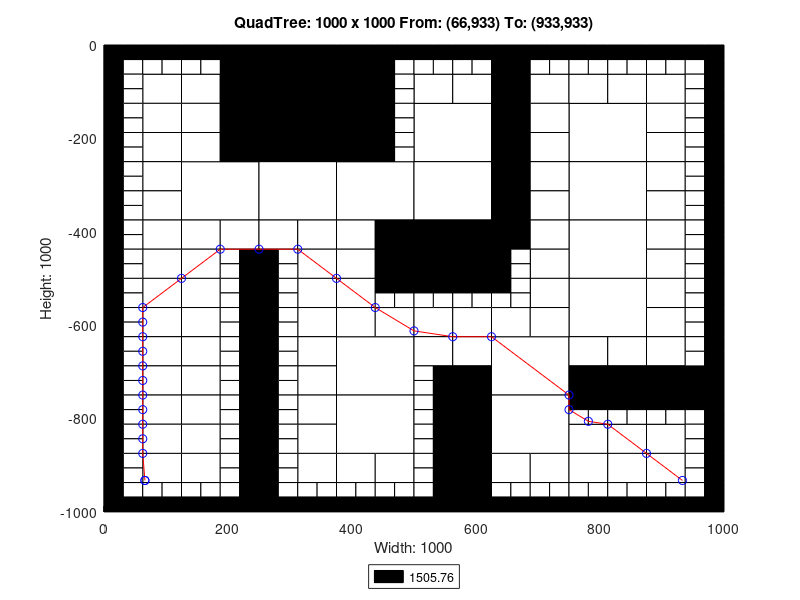

Here is the MATLAB script that generated this plot:
axis([0 1000 -1000 0]);
title('QuadTree: 1000 x 1000 From: (66,933) To: (933,933)');
xlabel('Width: 1000');
ylabel('Height: 1000');
rectangle('Position',[250 -125 125 125], 'FaceColor',[0 0 0]);
rectangle('Position',[250 -250 125 125], 'FaceColor',[0 0 0]);
rectangle('Position',[125 -375 125 125], 'FaceColor',[1 1 1]);
rectangle('Position',[250 -375 125 125], 'FaceColor',[1 1 1]);
rectangle('Position',[375 -375 125 125], 'FaceColor',[1 1 1]);
rectangle('Position',[500 -250 125 125], 'FaceColor',[1 1 1]);
rectangle('Position',[750 -250 125 125], 'FaceColor',[1 1 1]);
rectangle('Position',[500 -375 125 125], 'FaceColor',[1 1 1]);
rectangle('Position',[500 -500 125 125], 'FaceColor',[0 0 0]);
rectangle('Position',[750 -375 125 125], 'FaceColor',[1 1 1]);
rectangle('Position',[750 -500 125 125], 'FaceColor',[1 1 1]);
rectangle('Position',[375 -750 125 125], 'FaceColor',[1 1 1]);
rectangle('Position',[375 -875 125 125], 'FaceColor',[1 1 1]);
rectangle('Position',[625 -750 125 125], 'FaceColor',[1 1 1]);
rectangle('Position',[750 -625 125 125], 'FaceColor',[1 1 1]);
rectangle('Position',[625 -875 125 125], 'FaceColor',[1 1 1]);
rectangle('Position',[62.5 -125 62.5 62.5], 'FaceColor',[1 1 1]);
rectangle('Position',[187.5 -62.5 62.5 62.5], 'FaceColor',[0 0 0]);
rectangle('Position',[125 -125 62.5 62.5], 'FaceColor',[1 1 1]);
rectangle('Position',[187.5 -125 62.5 62.5], 'FaceColor',[0 0 0]);
rectangle('Position',[62.5 -187.5 62.5 62.5], 'FaceColor',[1 1 1]);
rectangle('Position',[62.5 -250 62.5 62.5], 'FaceColor',[1 1 1]);
rectangle('Position',[125 -187.5 62.5 62.5], 'FaceColor',[1 1 1]);
rectangle('Position',[187.5 -187.5 62.5 62.5], 'FaceColor',[0 0 0]);
rectangle('Position',[125 -250 62.5 62.5], 'FaceColor',[1 1 1]);
rectangle('Position',[187.5 -250 62.5 62.5], 'FaceColor',[0 0 0]);
rectangle('Position',[375 -62.5 62.5 62.5], 'FaceColor',[0 0 0]);
rectangle('Position',[375 -125 62.5 62.5], 'FaceColor',[0 0 0]);
rectangle('Position',[375 -187.5 62.5 62.5], 'FaceColor',[0 0 0]);
rectangle('Position',[375 -250 62.5 62.5], 'FaceColor',[0 0 0]);
rectangle('Position',[62.5 -312.5 62.5 62.5], 'FaceColor',[1 1 1]);
rectangle('Position',[62.5 -375 62.5 62.5], 'FaceColor',[1 1 1]);
rectangle('Position',[62.5 -437.5 62.5 62.5], 'FaceColor',[1 1 1]);
rectangle('Position',[62.5 -500 62.5 62.5], 'FaceColor',[1 1 1]);
rectangle('Position',[125 -437.5 62.5 62.5], 'FaceColor',[1 1 1]);
rectangle('Position',[187.5 -437.5 62.5 62.5], 'FaceColor',[1 1 1]);
rectangle('Position',[125 -500 62.5 62.5], 'FaceColor',[1 1 1]);
rectangle('Position',[250 -437.5 62.5 62.5], 'FaceColor',[1 1 1]);
rectangle('Position',[312.5 -437.5 62.5 62.5], 'FaceColor',[1 1 1]);
rectangle('Position',[312.5 -500 62.5 62.5], 'FaceColor',[1 1 1]);
rectangle('Position',[375 -437.5 62.5 62.5], 'FaceColor',[1 1 1]);
rectangle('Position',[437.5 -437.5 62.5 62.5], 'FaceColor',[0 0 0]);
rectangle('Position',[375 -500 62.5 62.5], 'FaceColor',[1 1 1]);
rectangle('Position',[437.5 -500 62.5 62.5], 'FaceColor',[0 0 0]);
rectangle('Position',[500 -125 62.5 62.5], 'FaceColor',[1 1 1]);
rectangle('Position',[562.5 -125 62.5 62.5], 'FaceColor',[1 1 1]);
rectangle('Position',[625 -62.5 62.5 62.5], 'FaceColor',[0 0 0]);
rectangle('Position',[625 -125 62.5 62.5], 'FaceColor',[0 0 0]);
rectangle('Position',[687.5 -125 62.5 62.5], 'FaceColor',[1 1 1]);
rectangle('Position',[625 -187.5 62.5 62.5], 'FaceColor',[0 0 0]);
rectangle('Position',[687.5 -187.5 62.5 62.5], 'FaceColor',[1 1 1]);
rectangle('Position',[625 -250 62.5 62.5], 'FaceColor',[0 0 0]);
rectangle('Position',[687.5 -250 62.5 62.5], 'FaceColor',[1 1 1]);
rectangle('Position',[750 -125 62.5 62.5], 'FaceColor',[1 1 1]);
rectangle('Position',[812.5 -125 62.5 62.5], 'FaceColor',[1 1 1]);
rectangle('Position',[875 -125 62.5 62.5], 'FaceColor',[1 1 1]);
rectangle('Position',[875 -187.5 62.5 62.5], 'FaceColor',[1 1 1]);
rectangle('Position',[875 -250 62.5 62.5], 'FaceColor',[1 1 1]);
rectangle('Position',[625 -312.5 62.5 62.5], 'FaceColor',[0 0 0]);
rectangle('Position',[687.5 -312.5 62.5 62.5], 'FaceColor',[1 1 1]);
rectangle('Position',[625 -375 62.5 62.5], 'FaceColor',[0 0 0]);
rectangle('Position',[687.5 -375 62.5 62.5], 'FaceColor',[1 1 1]);
rectangle('Position',[625 -437.5 62.5 62.5], 'FaceColor',[0 0 0]);
rectangle('Position',[687.5 -437.5 62.5 62.5], 'FaceColor',[1 1 1]);
rectangle('Position',[687.5 -500 62.5 62.5], 'FaceColor',[1 1 1]);
rectangle('Position',[875 -312.5 62.5 62.5], 'FaceColor',[1 1 1]);
rectangle('Position',[875 -375 62.5 62.5], 'FaceColor',[1 1 1]);
rectangle('Position',[875 -437.5 62.5 62.5], 'FaceColor',[1 1 1]);
rectangle('Position',[875 -500 62.5 62.5], 'FaceColor',[1 1 1]);
rectangle('Position',[62.5 -562.5 62.5 62.5], 'FaceColor',[1 1 1]);
rectangle('Position',[62.5 -625 62.5 62.5], 'FaceColor',[1 1 1]);
rectangle('Position',[125 -562.5 62.5 62.5], 'FaceColor',[1 1 1]);
rectangle('Position',[125 -625 62.5 62.5], 'FaceColor',[1 1 1]);
rectangle('Position',[62.5 -687.5 62.5 62.5], 'FaceColor',[1 1 1]);
rectangle('Position',[62.5 -750 62.5 62.5], 'FaceColor',[1 1 1]);
rectangle('Position',[125 -687.5 62.5 62.5], 'FaceColor',[1 1 1]);
rectangle('Position',[125 -750 62.5 62.5], 'FaceColor',[1 1 1]);
rectangle('Position',[312.5 -562.5 62.5 62.5], 'FaceColor',[1 1 1]);
rectangle('Position',[312.5 -625 62.5 62.5], 'FaceColor',[1 1 1]);
rectangle('Position',[375 -562.5 62.5 62.5], 'FaceColor',[1 1 1]);
rectangle('Position',[375 -625 62.5 62.5], 'FaceColor',[1 1 1]);
rectangle('Position',[437.5 -625 62.5 62.5], 'FaceColor',[1 1 1]);
rectangle('Position',[312.5 -687.5 62.5 62.5], 'FaceColor',[1 1 1]);
rectangle('Position',[312.5 -750 62.5 62.5], 'FaceColor',[1 1 1]);
rectangle('Position',[62.5 -812.5 62.5 62.5], 'FaceColor',[1 1 1]);
rectangle('Position',[62.5 -875 62.5 62.5], 'FaceColor',[1 1 1]);
rectangle('Position',[125 -812.5 62.5 62.5], 'FaceColor',[1 1 1]);
rectangle('Position',[125 -875 62.5 62.5], 'FaceColor',[1 1 1]);
rectangle('Position',[62.5 -937.5 62.5 62.5], 'FaceColor',[1 1 1]);
rectangle('Position',[125 -937.5 62.5 62.5], 'FaceColor',[1 1 1]);
rectangle('Position',[312.5 -812.5 62.5 62.5], 'FaceColor',[1 1 1]);
rectangle('Position',[312.5 -875 62.5 62.5], 'FaceColor',[1 1 1]);
rectangle('Position',[312.5 -937.5 62.5 62.5], 'FaceColor',[1 1 1]);
rectangle('Position',[375 -937.5 62.5 62.5], 'FaceColor',[1 1 1]);
rectangle('Position',[437.5 -937.5 62.5 62.5], 'FaceColor',[1 1 1]);
rectangle('Position',[500 -625 62.5 62.5], 'FaceColor',[1 1 1]);
rectangle('Position',[562.5 -625 62.5 62.5], 'FaceColor',[1 1 1]);
rectangle('Position',[687.5 -562.5 62.5 62.5], 'FaceColor',[1 1 1]);
rectangle('Position',[625 -625 62.5 62.5], 'FaceColor',[1 1 1]);
rectangle('Position',[687.5 -625 62.5 62.5], 'FaceColor',[1 1 1]);
rectangle('Position',[500 -687.5 62.5 62.5], 'FaceColor',[1 1 1]);
rectangle('Position',[562.5 -687.5 62.5 62.5], 'FaceColor',[1 1 1]);
rectangle('Position',[562.5 -750 62.5 62.5], 'FaceColor',[0 0 0]);
rectangle('Position',[875 -562.5 62.5 62.5], 'FaceColor',[1 1 1]);
rectangle('Position',[875 -625 62.5 62.5], 'FaceColor',[1 1 1]);
rectangle('Position',[750 -687.5 62.5 62.5], 'FaceColor',[1 1 1]);
rectangle('Position',[812.5 -687.5 62.5 62.5], 'FaceColor',[1 1 1]);
rectangle('Position',[750 -750 62.5 62.5], 'FaceColor',[0 0 0]);
rectangle('Position',[812.5 -750 62.5 62.5], 'FaceColor',[0 0 0]);
rectangle('Position',[875 -687.5 62.5 62.5], 'FaceColor',[1 1 1]);
rectangle('Position',[875 -750 62.5 62.5], 'FaceColor',[0 0 0]);
rectangle('Position',[937.5 -750 62.5 62.5], 'FaceColor',[0 0 0]);
rectangle('Position',[562.5 -812.5 62.5 62.5], 'FaceColor',[0 0 0]);
rectangle('Position',[562.5 -875 62.5 62.5], 'FaceColor',[0 0 0]);
rectangle('Position',[562.5 -937.5 62.5 62.5], 'FaceColor',[0 0 0]);
rectangle('Position',[562.5 -1000 62.5 62.5], 'FaceColor',[0 0 0]);
rectangle('Position',[625 -937.5 62.5 62.5], 'FaceColor',[1 1 1]);
rectangle('Position',[687.5 -937.5 62.5 62.5], 'FaceColor',[1 1 1]);
rectangle('Position',[750 -875 62.5 62.5], 'FaceColor',[1 1 1]);
rectangle('Position',[812.5 -875 62.5 62.5], 'FaceColor',[1 1 1]);
rectangle('Position',[875 -875 62.5 62.5], 'FaceColor',[1 1 1]);
rectangle('Position',[750 -937.5 62.5 62.5], 'FaceColor',[1 1 1]);
rectangle('Position',[812.5 -937.5 62.5 62.5], 'FaceColor',[1 1 1]);
rectangle('Position',[875 -937.5 62.5 62.5], 'FaceColor',[1 1 1]);
rectangle('Position',[0 -31.25 31.25 31.25], 'FaceColor',[0 0 0]);
rectangle('Position',[31.25 -31.25 31.25 31.25], 'FaceColor',[0 0 0]);
rectangle('Position',[0 -62.5 31.25 31.25], 'FaceColor',[0 0 0]);
rectangle('Position',[31.25 -62.5 31.25 31.25], 'FaceColor',[1 1 1]);
rectangle('Position',[62.5 -31.25 31.25 31.25], 'FaceColor',[0 0 0]);
rectangle('Position',[93.75 -31.25 31.25 31.25], 'FaceColor',[0 0 0]);
rectangle('Position',[62.5 -62.5 31.25 31.25], 'FaceColor',[1 1 1]);
rectangle('Position',[93.75 -62.5 31.25 31.25], 'FaceColor',[1 1 1]);
rectangle('Position',[0 -93.75 31.25 31.25], 'FaceColor',[0 0 0]);
rectangle('Position',[31.25 -93.75 31.25 31.25], 'FaceColor',[1 1 1]);
rectangle('Position',[0 -125 31.25 31.25], 'FaceColor',[0 0 0]);
rectangle('Position',[31.25 -125 31.25 31.25], 'FaceColor',[1 1 1]);
rectangle('Position',[125 -31.25 31.25 31.25], 'FaceColor',[0 0 0]);
rectangle('Position',[156.25 -31.25 31.25 31.25], 'FaceColor',[0 0 0]);
rectangle('Position',[125 -62.5 31.25 31.25], 'FaceColor',[1 1 1]);
rectangle('Position',[156.25 -62.5 31.25 31.25], 'FaceColor',[1 1 1]);
rectangle('Position',[0 -156.25 31.25 31.25], 'FaceColor',[0 0 0]);
rectangle('Position',[31.25 -156.25 31.25 31.25], 'FaceColor',[1 1 1]);
rectangle('Position',[0 -187.5 31.25 31.25], 'FaceColor',[0 0 0]);
rectangle('Position',[31.25 -187.5 31.25 31.25], 'FaceColor',[1 1 1]);
rectangle('Position',[0 -218.75 31.25 31.25], 'FaceColor',[0 0 0]);
rectangle('Position',[31.25 -218.75 31.25 31.25], 'FaceColor',[1 1 1]);
rectangle('Position',[0 -250 31.25 31.25], 'FaceColor',[0 0 0]);
rectangle('Position',[31.25 -250 31.25 31.25], 'FaceColor',[1 1 1]);
rectangle('Position',[437.5 -31.25 31.25 31.25], 'FaceColor',[0 0 0]);
rectangle('Position',[468.75 -31.25 31.25 31.25], 'FaceColor',[0 0 0]);
rectangle('Position',[437.5 -62.5 31.25 31.25], 'FaceColor',[0 0 0]);
rectangle('Position',[468.75 -62.5 31.25 31.25], 'FaceColor',[1 1 1]);
rectangle('Position',[437.5 -93.75 31.25 31.25], 'FaceColor',[0 0 0]);
rectangle('Position',[468.75 -93.75 31.25 31.25], 'FaceColor',[1 1 1]);
rectangle('Position',[437.5 -125 31.25 31.25], 'FaceColor',[0 0 0]);
rectangle('Position',[468.75 -125 31.25 31.25], 'FaceColor',[1 1 1]);
rectangle('Position',[437.5 -156.25 31.25 31.25], 'FaceColor',[0 0 0]);
rectangle('Position',[468.75 -156.25 31.25 31.25], 'FaceColor',[1 1 1]);
rectangle('Position',[437.5 -187.5 31.25 31.25], 'FaceColor',[0 0 0]);
rectangle('Position',[468.75 -187.5 31.25 31.25], 'FaceColor',[1 1 1]);
rectangle('Position',[437.5 -218.75 31.25 31.25], 'FaceColor',[0 0 0]);
rectangle('Position',[468.75 -218.75 31.25 31.25], 'FaceColor',[1 1 1]);
rectangle('Position',[437.5 -250 31.25 31.25], 'FaceColor',[0 0 0]);
rectangle('Position',[468.75 -250 31.25 31.25], 'FaceColor',[1 1 1]);
rectangle('Position',[0 -281.25 31.25 31.25], 'FaceColor',[0 0 0]);
rectangle('Position',[31.25 -281.25 31.25 31.25], 'FaceColor',[1 1 1]);
rectangle('Position',[0 -312.5 31.25 31.25], 'FaceColor',[0 0 0]);
rectangle('Position',[31.25 -312.5 31.25 31.25], 'FaceColor',[1 1 1]);
rectangle('Position',[0 -343.75 31.25 31.25], 'FaceColor',[0 0 0]);
rectangle('Position',[31.25 -343.75 31.25 31.25], 'FaceColor',[1 1 1]);
rectangle('Position',[0 -375 31.25 31.25], 'FaceColor',[0 0 0]);
rectangle('Position',[31.25 -375 31.25 31.25], 'FaceColor',[1 1 1]);
rectangle('Position',[0 -406.25 31.25 31.25], 'FaceColor',[0 0 0]);
rectangle('Position',[31.25 -406.25 31.25 31.25], 'FaceColor',[1 1 1]);
rectangle('Position',[0 -437.5 31.25 31.25], 'FaceColor',[0 0 0]);
rectangle('Position',[31.25 -437.5 31.25 31.25], 'FaceColor',[1 1 1]);
rectangle('Position',[0 -468.75 31.25 31.25], 'FaceColor',[0 0 0]);
rectangle('Position',[31.25 -468.75 31.25 31.25], 'FaceColor',[1 1 1]);
rectangle('Position',[0 -500 31.25 31.25], 'FaceColor',[0 0 0]);
rectangle('Position',[31.25 -500 31.25 31.25], 'FaceColor',[1 1 1]);
rectangle('Position',[187.5 -468.75 31.25 31.25], 'FaceColor',[1 1 1]);
rectangle('Position',[218.75 -468.75 31.25 31.25], 'FaceColor',[0 0 0]);
rectangle('Position',[187.5 -500 31.25 31.25], 'FaceColor',[1 1 1]);
rectangle('Position',[218.75 -500 31.25 31.25], 'FaceColor',[0 0 0]);
rectangle('Position',[250 -468.75 31.25 31.25], 'FaceColor',[0 0 0]);
rectangle('Position',[281.25 -468.75 31.25 31.25], 'FaceColor',[1 1 1]);
rectangle('Position',[250 -500 31.25 31.25], 'FaceColor',[0 0 0]);
rectangle('Position',[281.25 -500 31.25 31.25], 'FaceColor',[1 1 1]);
rectangle('Position',[500 -31.25 31.25 31.25], 'FaceColor',[0 0 0]);
rectangle('Position',[531.25 -31.25 31.25 31.25], 'FaceColor',[0 0 0]);
rectangle('Position',[500 -62.5 31.25 31.25], 'FaceColor',[1 1 1]);
rectangle('Position',[531.25 -62.5 31.25 31.25], 'FaceColor',[1 1 1]);
rectangle('Position',[562.5 -31.25 31.25 31.25], 'FaceColor',[0 0 0]);
rectangle('Position',[593.75 -31.25 31.25 31.25], 'FaceColor',[0 0 0]);
rectangle('Position',[562.5 -62.5 31.25 31.25], 'FaceColor',[1 1 1]);
rectangle('Position',[593.75 -62.5 31.25 31.25], 'FaceColor',[1 1 1]);
rectangle('Position',[687.5 -31.25 31.25 31.25], 'FaceColor',[0 0 0]);
rectangle('Position',[718.75 -31.25 31.25 31.25], 'FaceColor',[0 0 0]);
rectangle('Position',[687.5 -62.5 31.25 31.25], 'FaceColor',[1 1 1]);
rectangle('Position',[718.75 -62.5 31.25 31.25], 'FaceColor',[1 1 1]);
rectangle('Position',[750 -31.25 31.25 31.25], 'FaceColor',[0 0 0]);
rectangle('Position',[781.25 -31.25 31.25 31.25], 'FaceColor',[0 0 0]);
rectangle('Position',[750 -62.5 31.25 31.25], 'FaceColor',[1 1 1]);
rectangle('Position',[781.25 -62.5 31.25 31.25], 'FaceColor',[1 1 1]);
rectangle('Position',[812.5 -31.25 31.25 31.25], 'FaceColor',[0 0 0]);
rectangle('Position',[843.75 -31.25 31.25 31.25], 'FaceColor',[0 0 0]);
rectangle('Position',[812.5 -62.5 31.25 31.25], 'FaceColor',[1 1 1]);
rectangle('Position',[843.75 -62.5 31.25 31.25], 'FaceColor',[1 1 1]);
rectangle('Position',[875 -31.25 31.25 31.25], 'FaceColor',[0 0 0]);
rectangle('Position',[906.25 -31.25 31.25 31.25], 'FaceColor',[0 0 0]);
rectangle('Position',[875 -62.5 31.25 31.25], 'FaceColor',[1 1 1]);
rectangle('Position',[906.25 -62.5 31.25 31.25], 'FaceColor',[1 1 1]);
rectangle('Position',[937.5 -31.25 31.25 31.25], 'FaceColor',[0 0 0]);
rectangle('Position',[968.75 -31.25 31.25 31.25], 'FaceColor',[0 0 0]);
rectangle('Position',[937.5 -62.5 31.25 31.25], 'FaceColor',[1 1 1]);
rectangle('Position',[968.75 -62.5 31.25 31.25], 'FaceColor',[0 0 0]);
rectangle('Position',[937.5 -93.75 31.25 31.25], 'FaceColor',[1 1 1]);
rectangle('Position',[968.75 -93.75 31.25 31.25], 'FaceColor',[0 0 0]);
rectangle('Position',[937.5 -125 31.25 31.25], 'FaceColor',[1 1 1]);
rectangle('Position',[968.75 -125 31.25 31.25], 'FaceColor',[0 0 0]);
rectangle('Position',[937.5 -156.25 31.25 31.25], 'FaceColor',[1 1 1]);
rectangle('Position',[968.75 -156.25 31.25 31.25], 'FaceColor',[0 0 0]);
rectangle('Position',[937.5 -187.5 31.25 31.25], 'FaceColor',[1 1 1]);
rectangle('Position',[968.75 -187.5 31.25 31.25], 'FaceColor',[0 0 0]);
rectangle('Position',[937.5 -218.75 31.25 31.25], 'FaceColor',[1 1 1]);
rectangle('Position',[968.75 -218.75 31.25 31.25], 'FaceColor',[0 0 0]);
rectangle('Position',[937.5 -250 31.25 31.25], 'FaceColor',[1 1 1]);
rectangle('Position',[968.75 -250 31.25 31.25], 'FaceColor',[0 0 0]);
rectangle('Position',[625 -468.75 31.25 31.25], 'FaceColor',[0 0 0]);
rectangle('Position',[656.25 -468.75 31.25 31.25], 'FaceColor',[1 1 1]);
rectangle('Position',[625 -500 31.25 31.25], 'FaceColor',[0 0 0]);
rectangle('Position',[656.25 -500 31.25 31.25], 'FaceColor',[1 1 1]);
rectangle('Position',[937.5 -281.25 31.25 31.25], 'FaceColor',[1 1 1]);
rectangle('Position',[968.75 -281.25 31.25 31.25], 'FaceColor',[0 0 0]);
rectangle('Position',[937.5 -312.5 31.25 31.25], 'FaceColor',[1 1 1]);
rectangle('Position',[968.75 -312.5 31.25 31.25], 'FaceColor',[0 0 0]);
rectangle('Position',[937.5 -343.75 31.25 31.25], 'FaceColor',[1 1 1]);
rectangle('Position',[968.75 -343.75 31.25 31.25], 'FaceColor',[0 0 0]);
rectangle('Position',[937.5 -375 31.25 31.25], 'FaceColor',[1 1 1]);
rectangle('Position',[968.75 -375 31.25 31.25], 'FaceColor',[0 0 0]);
rectangle('Position',[937.5 -406.25 31.25 31.25], 'FaceColor',[1 1 1]);
rectangle('Position',[968.75 -406.25 31.25 31.25], 'FaceColor',[0 0 0]);
rectangle('Position',[937.5 -437.5 31.25 31.25], 'FaceColor',[1 1 1]);
rectangle('Position',[968.75 -437.5 31.25 31.25], 'FaceColor',[0 0 0]);
rectangle('Position',[937.5 -468.75 31.25 31.25], 'FaceColor',[1 1 1]);
rectangle('Position',[968.75 -468.75 31.25 31.25], 'FaceColor',[0 0 0]);
rectangle('Position',[937.5 -500 31.25 31.25], 'FaceColor',[1 1 1]);
rectangle('Position',[968.75 -500 31.25 31.25], 'FaceColor',[0 0 0]);
rectangle('Position',[0 -531.25 31.25 31.25], 'FaceColor',[0 0 0]);
rectangle('Position',[31.25 -531.25 31.25 31.25], 'FaceColor',[1 1 1]);
rectangle('Position',[0 -562.5 31.25 31.25], 'FaceColor',[0 0 0]);
rectangle('Position',[31.25 -562.5 31.25 31.25], 'FaceColor',[1 1 1]);
rectangle('Position',[0 -593.75 31.25 31.25], 'FaceColor',[0 0 0]);
rectangle('Position',[31.25 -593.75 31.25 31.25], 'FaceColor',[1 1 1]);
rectangle('Position',[0 -625 31.25 31.25], 'FaceColor',[0 0 0]);
rectangle('Position',[31.25 -625 31.25 31.25], 'FaceColor',[1 1 1]);
rectangle('Position',[187.5 -531.25 31.25 31.25], 'FaceColor',[1 1 1]);
rectangle('Position',[218.75 -531.25 31.25 31.25], 'FaceColor',[0 0 0]);
rectangle('Position',[187.5 -562.5 31.25 31.25], 'FaceColor',[1 1 1]);
rectangle('Position',[218.75 -562.5 31.25 31.25], 'FaceColor',[0 0 0]);
rectangle('Position',[187.5 -593.75 31.25 31.25], 'FaceColor',[1 1 1]);
rectangle('Position',[218.75 -593.75 31.25 31.25], 'FaceColor',[0 0 0]);
rectangle('Position',[187.5 -625 31.25 31.25], 'FaceColor',[1 1 1]);
rectangle('Position',[218.75 -625 31.25 31.25], 'FaceColor',[0 0 0]);
rectangle('Position',[0 -656.25 31.25 31.25], 'FaceColor',[0 0 0]);
rectangle('Position',[31.25 -656.25 31.25 31.25], 'FaceColor',[1 1 1]);
rectangle('Position',[0 -687.5 31.25 31.25], 'FaceColor',[0 0 0]);
rectangle('Position',[31.25 -687.5 31.25 31.25], 'FaceColor',[1 1 1]);
rectangle('Position',[0 -718.75 31.25 31.25], 'FaceColor',[0 0 0]);
rectangle('Position',[31.25 -718.75 31.25 31.25], 'FaceColor',[1 1 1]);
rectangle('Position',[0 -750 31.25 31.25], 'FaceColor',[0 0 0]);
rectangle('Position',[31.25 -750 31.25 31.25], 'FaceColor',[1 1 1]);
rectangle('Position',[187.5 -656.25 31.25 31.25], 'FaceColor',[1 1 1]);
rectangle('Position',[218.75 -656.25 31.25 31.25], 'FaceColor',[0 0 0]);
rectangle('Position',[187.5 -687.5 31.25 31.25], 'FaceColor',[1 1 1]);
rectangle('Position',[218.75 -687.5 31.25 31.25], 'FaceColor',[0 0 0]);
rectangle('Position',[187.5 -718.75 31.25 31.25], 'FaceColor',[1 1 1]);
rectangle('Position',[218.75 -718.75 31.25 31.25], 'FaceColor',[0 0 0]);
rectangle('Position',[187.5 -750 31.25 31.25], 'FaceColor',[1 1 1]);
rectangle('Position',[218.75 -750 31.25 31.25], 'FaceColor',[0 0 0]);
rectangle('Position',[250 -531.25 31.25 31.25], 'FaceColor',[0 0 0]);
rectangle('Position',[281.25 -531.25 31.25 31.25], 'FaceColor',[1 1 1]);
rectangle('Position',[250 -562.5 31.25 31.25], 'FaceColor',[0 0 0]);
rectangle('Position',[281.25 -562.5 31.25 31.25], 'FaceColor',[1 1 1]);
rectangle('Position',[250 -593.75 31.25 31.25], 'FaceColor',[0 0 0]);
rectangle('Position',[281.25 -593.75 31.25 31.25], 'FaceColor',[1 1 1]);
rectangle('Position',[250 -625 31.25 31.25], 'FaceColor',[0 0 0]);
rectangle('Position',[281.25 -625 31.25 31.25], 'FaceColor',[1 1 1]);
rectangle('Position',[437.5 -531.25 31.25 31.25], 'FaceColor',[0 0 0]);
rectangle('Position',[468.75 -531.25 31.25 31.25], 'FaceColor',[0 0 0]);
rectangle('Position',[437.5 -562.5 31.25 31.25], 'FaceColor',[1 1 1]);
rectangle('Position',[468.75 -562.5 31.25 31.25], 'FaceColor',[1 1 1]);
rectangle('Position',[250 -656.25 31.25 31.25], 'FaceColor',[0 0 0]);
rectangle('Position',[281.25 -656.25 31.25 31.25], 'FaceColor',[1 1 1]);
rectangle('Position',[250 -687.5 31.25 31.25], 'FaceColor',[0 0 0]);
rectangle('Position',[281.25 -687.5 31.25 31.25], 'FaceColor',[1 1 1]);
rectangle('Position',[250 -718.75 31.25 31.25], 'FaceColor',[0 0 0]);
rectangle('Position',[281.25 -718.75 31.25 31.25], 'FaceColor',[1 1 1]);
rectangle('Position',[250 -750 31.25 31.25], 'FaceColor',[0 0 0]);
rectangle('Position',[281.25 -750 31.25 31.25], 'FaceColor',[1 1 1]);
rectangle('Position',[0 -781.25 31.25 31.25], 'FaceColor',[0 0 0]);
rectangle('Position',[31.25 -781.25 31.25 31.25], 'FaceColor',[1 1 1]);
rectangle('Position',[0 -812.5 31.25 31.25], 'FaceColor',[0 0 0]);
rectangle('Position',[31.25 -812.5 31.25 31.25], 'FaceColor',[1 1 1]);
rectangle('Position',[0 -843.75 31.25 31.25], 'FaceColor',[0 0 0]);
rectangle('Position',[31.25 -843.75 31.25 31.25], 'FaceColor',[1 1 1]);
rectangle('Position',[0 -875 31.25 31.25], 'FaceColor',[0 0 0]);
rectangle('Position',[31.25 -875 31.25 31.25], 'FaceColor',[1 1 1]);
rectangle('Position',[187.5 -781.25 31.25 31.25], 'FaceColor',[1 1 1]);
rectangle('Position',[218.75 -781.25 31.25 31.25], 'FaceColor',[0 0 0]);
rectangle('Position',[187.5 -812.5 31.25 31.25], 'FaceColor',[1 1 1]);
rectangle('Position',[218.75 -812.5 31.25 31.25], 'FaceColor',[0 0 0]);
rectangle('Position',[187.5 -843.75 31.25 31.25], 'FaceColor',[1 1 1]);
rectangle('Position',[218.75 -843.75 31.25 31.25], 'FaceColor',[0 0 0]);
rectangle('Position',[187.5 -875 31.25 31.25], 'FaceColor',[1 1 1]);
rectangle('Position',[218.75 -875 31.25 31.25], 'FaceColor',[0 0 0]);
rectangle('Position',[0 -906.25 31.25 31.25], 'FaceColor',[0 0 0]);
rectangle('Position',[31.25 -906.25 31.25 31.25], 'FaceColor',[1 1 1]);
rectangle('Position',[0 -937.5 31.25 31.25], 'FaceColor',[0 0 0]);
rectangle('Position',[31.25 -937.5 31.25 31.25], 'FaceColor',[1 1 1]);
rectangle('Position',[0 -968.75 31.25 31.25], 'FaceColor',[0 0 0]);
rectangle('Position',[31.25 -968.75 31.25 31.25], 'FaceColor',[1 1 1]);
rectangle('Position',[0 -1000 31.25 31.25], 'FaceColor',[0 0 0]);
rectangle('Position',[31.25 -1000 31.25 31.25], 'FaceColor',[0 0 0]);
rectangle('Position',[62.5 -968.75 31.25 31.25], 'FaceColor',[1 1 1]);
rectangle('Position',[93.75 -968.75 31.25 31.25], 'FaceColor',[1 1 1]);
rectangle('Position',[62.5 -1000 31.25 31.25], 'FaceColor',[0 0 0]);
rectangle('Position',[93.75 -1000 31.25 31.25], 'FaceColor',[0 0 0]);
rectangle('Position',[187.5 -906.25 31.25 31.25], 'FaceColor',[1 1 1]);
rectangle('Position',[218.75 -906.25 31.25 31.25], 'FaceColor',[0 0 0]);
rectangle('Position',[187.5 -937.5 31.25 31.25], 'FaceColor',[1 1 1]);
rectangle('Position',[218.75 -937.5 31.25 31.25], 'FaceColor',[0 0 0]);
rectangle('Position',[125 -968.75 31.25 31.25], 'FaceColor',[1 1 1]);
rectangle('Position',[156.25 -968.75 31.25 31.25], 'FaceColor',[1 1 1]);
rectangle('Position',[125 -1000 31.25 31.25], 'FaceColor',[0 0 0]);
rectangle('Position',[156.25 -1000 31.25 31.25], 'FaceColor',[0 0 0]);
rectangle('Position',[187.5 -968.75 31.25 31.25], 'FaceColor',[1 1 1]);
rectangle('Position',[218.75 -968.75 31.25 31.25], 'FaceColor',[0 0 0]);
rectangle('Position',[187.5 -1000 31.25 31.25], 'FaceColor',[0 0 0]);
rectangle('Position',[218.75 -1000 31.25 31.25], 'FaceColor',[0 0 0]);
rectangle('Position',[250 -781.25 31.25 31.25], 'FaceColor',[0 0 0]);
rectangle('Position',[281.25 -781.25 31.25 31.25], 'FaceColor',[1 1 1]);
rectangle('Position',[250 -812.5 31.25 31.25], 'FaceColor',[0 0 0]);
rectangle('Position',[281.25 -812.5 31.25 31.25], 'FaceColor',[1 1 1]);
rectangle('Position',[250 -843.75 31.25 31.25], 'FaceColor',[0 0 0]);
rectangle('Position',[281.25 -843.75 31.25 31.25], 'FaceColor',[1 1 1]);
rectangle('Position',[250 -875 31.25 31.25], 'FaceColor',[0 0 0]);
rectangle('Position',[281.25 -875 31.25 31.25], 'FaceColor',[1 1 1]);
rectangle('Position',[250 -906.25 31.25 31.25], 'FaceColor',[0 0 0]);
rectangle('Position',[281.25 -906.25 31.25 31.25], 'FaceColor',[1 1 1]);
rectangle('Position',[250 -937.5 31.25 31.25], 'FaceColor',[0 0 0]);
rectangle('Position',[281.25 -937.5 31.25 31.25], 'FaceColor',[1 1 1]);
rectangle('Position',[250 -968.75 31.25 31.25], 'FaceColor',[0 0 0]);
rectangle('Position',[281.25 -968.75 31.25 31.25], 'FaceColor',[1 1 1]);
rectangle('Position',[250 -1000 31.25 31.25], 'FaceColor',[0 0 0]);
rectangle('Position',[281.25 -1000 31.25 31.25], 'FaceColor',[0 0 0]);
rectangle('Position',[312.5 -968.75 31.25 31.25], 'FaceColor',[1 1 1]);
rectangle('Position',[343.75 -968.75 31.25 31.25], 'FaceColor',[1 1 1]);
rectangle('Position',[312.5 -1000 31.25 31.25], 'FaceColor',[0 0 0]);
rectangle('Position',[343.75 -1000 31.25 31.25], 'FaceColor',[0 0 0]);
rectangle('Position',[375 -968.75 31.25 31.25], 'FaceColor',[1 1 1]);
rectangle('Position',[406.25 -968.75 31.25 31.25], 'FaceColor',[1 1 1]);
rectangle('Position',[375 -1000 31.25 31.25], 'FaceColor',[0 0 0]);
rectangle('Position',[406.25 -1000 31.25 31.25], 'FaceColor',[0 0 0]);
rectangle('Position',[437.5 -968.75 31.25 31.25], 'FaceColor',[1 1 1]);
rectangle('Position',[468.75 -968.75 31.25 31.25], 'FaceColor',[1 1 1]);
rectangle('Position',[437.5 -1000 31.25 31.25], 'FaceColor',[0 0 0]);
rectangle('Position',[468.75 -1000 31.25 31.25], 'FaceColor',[0 0 0]);
rectangle('Position',[500 -531.25 31.25 31.25], 'FaceColor',[0 0 0]);
rectangle('Position',[531.25 -531.25 31.25 31.25], 'FaceColor',[0 0 0]);
rectangle('Position',[500 -562.5 31.25 31.25], 'FaceColor',[1 1 1]);
rectangle('Position',[531.25 -562.5 31.25 31.25], 'FaceColor',[1 1 1]);
rectangle('Position',[562.5 -531.25 31.25 31.25], 'FaceColor',[0 0 0]);
rectangle('Position',[593.75 -531.25 31.25 31.25], 'FaceColor',[0 0 0]);
rectangle('Position',[562.5 -562.5 31.25 31.25], 'FaceColor',[1 1 1]);
rectangle('Position',[593.75 -562.5 31.25 31.25], 'FaceColor',[1 1 1]);
rectangle('Position',[625 -531.25 31.25 31.25], 'FaceColor',[0 0 0]);
rectangle('Position',[656.25 -531.25 31.25 31.25], 'FaceColor',[1 1 1]);
rectangle('Position',[625 -562.5 31.25 31.25], 'FaceColor',[1 1 1]);
rectangle('Position',[656.25 -562.5 31.25 31.25], 'FaceColor',[1 1 1]);
rectangle('Position',[500 -718.75 31.25 31.25], 'FaceColor',[1 1 1]);
rectangle('Position',[531.25 -718.75 31.25 31.25], 'FaceColor',[0 0 0]);
rectangle('Position',[500 -750 31.25 31.25], 'FaceColor',[1 1 1]);
rectangle('Position',[531.25 -750 31.25 31.25], 'FaceColor',[0 0 0]);
rectangle('Position',[937.5 -531.25 31.25 31.25], 'FaceColor',[1 1 1]);
rectangle('Position',[968.75 -531.25 31.25 31.25], 'FaceColor',[0 0 0]);
rectangle('Position',[937.5 -562.5 31.25 31.25], 'FaceColor',[1 1 1]);
rectangle('Position',[968.75 -562.5 31.25 31.25], 'FaceColor',[0 0 0]);
rectangle('Position',[937.5 -593.75 31.25 31.25], 'FaceColor',[1 1 1]);
rectangle('Position',[968.75 -593.75 31.25 31.25], 'FaceColor',[0 0 0]);
rectangle('Position',[937.5 -625 31.25 31.25], 'FaceColor',[1 1 1]);
rectangle('Position',[968.75 -625 31.25 31.25], 'FaceColor',[0 0 0]);
rectangle('Position',[937.5 -656.25 31.25 31.25], 'FaceColor',[1 1 1]);
rectangle('Position',[968.75 -656.25 31.25 31.25], 'FaceColor',[0 0 0]);
rectangle('Position',[937.5 -687.5 31.25 31.25], 'FaceColor',[1 1 1]);
rectangle('Position',[968.75 -687.5 31.25 31.25], 'FaceColor',[0 0 0]);
rectangle('Position',[500 -781.25 31.25 31.25], 'FaceColor',[1 1 1]);
rectangle('Position',[531.25 -781.25 31.25 31.25], 'FaceColor',[0 0 0]);
rectangle('Position',[500 -812.5 31.25 31.25], 'FaceColor',[1 1 1]);
rectangle('Position',[531.25 -812.5 31.25 31.25], 'FaceColor',[0 0 0]);
rectangle('Position',[500 -843.75 31.25 31.25], 'FaceColor',[1 1 1]);
rectangle('Position',[531.25 -843.75 31.25 31.25], 'FaceColor',[0 0 0]);
rectangle('Position',[500 -875 31.25 31.25], 'FaceColor',[1 1 1]);
rectangle('Position',[531.25 -875 31.25 31.25], 'FaceColor',[0 0 0]);
rectangle('Position',[500 -906.25 31.25 31.25], 'FaceColor',[1 1 1]);
rectangle('Position',[531.25 -906.25 31.25 31.25], 'FaceColor',[0 0 0]);
rectangle('Position',[500 -937.5 31.25 31.25], 'FaceColor',[1 1 1]);
rectangle('Position',[531.25 -937.5 31.25 31.25], 'FaceColor',[0 0 0]);
rectangle('Position',[500 -968.75 31.25 31.25], 'FaceColor',[1 1 1]);
rectangle('Position',[531.25 -968.75 31.25 31.25], 'FaceColor',[0 0 0]);
rectangle('Position',[500 -1000 31.25 31.25], 'FaceColor',[0 0 0]);
rectangle('Position',[531.25 -1000 31.25 31.25], 'FaceColor',[0 0 0]);
rectangle('Position',[625 -968.75 31.25 31.25], 'FaceColor',[1 1 1]);
rectangle('Position',[656.25 -968.75 31.25 31.25], 'FaceColor',[1 1 1]);
rectangle('Position',[625 -1000 31.25 31.25], 'FaceColor',[0 0 0]);
rectangle('Position',[656.25 -1000 31.25 31.25], 'FaceColor',[0 0 0]);
rectangle('Position',[687.5 -968.75 31.25 31.25], 'FaceColor',[1 1 1]);
rectangle('Position',[718.75 -968.75 31.25 31.25], 'FaceColor',[1 1 1]);
rectangle('Position',[687.5 -1000 31.25 31.25], 'FaceColor',[0 0 0]);
rectangle('Position',[718.75 -1000 31.25 31.25], 'FaceColor',[0 0 0]);
rectangle('Position',[750 -781.25 31.25 31.25], 'FaceColor',[0 0 0]);
rectangle('Position',[781.25 -781.25 31.25 31.25], 'FaceColor',[0 0 0]);
rectangle('Position',[750 -812.5 31.25 31.25], 'FaceColor',[1 1 1]);
rectangle('Position',[781.25 -812.5 31.25 31.25], 'FaceColor',[1 1 1]);
rectangle('Position',[812.5 -781.25 31.25 31.25], 'FaceColor',[0 0 0]);
rectangle('Position',[843.75 -781.25 31.25 31.25], 'FaceColor',[0 0 0]);
rectangle('Position',[812.5 -812.5 31.25 31.25], 'FaceColor',[1 1 1]);
rectangle('Position',[843.75 -812.5 31.25 31.25], 'FaceColor',[1 1 1]);
rectangle('Position',[875 -781.25 31.25 31.25], 'FaceColor',[0 0 0]);
rectangle('Position',[906.25 -781.25 31.25 31.25], 'FaceColor',[0 0 0]);
rectangle('Position',[875 -812.5 31.25 31.25], 'FaceColor',[1 1 1]);
rectangle('Position',[906.25 -812.5 31.25 31.25], 'FaceColor',[1 1 1]);
rectangle('Position',[937.5 -781.25 31.25 31.25], 'FaceColor',[0 0 0]);
rectangle('Position',[968.75 -781.25 31.25 31.25], 'FaceColor',[0 0 0]);
rectangle('Position',[937.5 -812.5 31.25 31.25], 'FaceColor',[1 1 1]);
rectangle('Position',[968.75 -812.5 31.25 31.25], 'FaceColor',[0 0 0]);
rectangle('Position',[937.5 -843.75 31.25 31.25], 'FaceColor',[1 1 1]);
rectangle('Position',[968.75 -843.75 31.25 31.25], 'FaceColor',[0 0 0]);
rectangle('Position',[937.5 -875 31.25 31.25], 'FaceColor',[1 1 1]);
rectangle('Position',[968.75 -875 31.25 31.25], 'FaceColor',[0 0 0]);
rectangle('Position',[750 -968.75 31.25 31.25], 'FaceColor',[1 1 1]);
rectangle('Position',[781.25 -968.75 31.25 31.25], 'FaceColor',[1 1 1]);
rectangle('Position',[750 -1000 31.25 31.25], 'FaceColor',[0 0 0]);
rectangle('Position',[781.25 -1000 31.25 31.25], 'FaceColor',[0 0 0]);
rectangle('Position',[812.5 -968.75 31.25 31.25], 'FaceColor',[1 1 1]);
rectangle('Position',[843.75 -968.75 31.25 31.25], 'FaceColor',[1 1 1]);
rectangle('Position',[812.5 -1000 31.25 31.25], 'FaceColor',[0 0 0]);
rectangle('Position',[843.75 -1000 31.25 31.25], 'FaceColor',[0 0 0]);
rectangle('Position',[937.5 -906.25 31.25 31.25], 'FaceColor',[1 1 1]);
rectangle('Position',[968.75 -906.25 31.25 31.25], 'FaceColor',[0 0 0]);
rectangle('Position',[937.5 -937.5 31.25 31.25], 'FaceColor',[1 1 1]);
rectangle('Position',[968.75 -937.5 31.25 31.25], 'FaceColor',[0 0 0]);
rectangle('Position',[875 -968.75 31.25 31.25], 'FaceColor',[1 1 1]);
rectangle('Position',[906.25 -968.75 31.25 31.25], 'FaceColor',[1 1 1]);
rectangle('Position',[875 -1000 31.25 31.25], 'FaceColor',[0 0 0]);
rectangle('Position',[906.25 -1000 31.25 31.25], 'FaceColor',[0 0 0]);
rectangle('Position',[937.5 -968.75 31.25 31.25], 'FaceColor',[1 1 1]);
rectangle('Position',[968.75 -968.75 31.25 31.25], 'FaceColor',[0 0 0]);
rectangle('Position',[937.5 -1000 31.25 31.25], 'FaceColor',[0 0 0]);
rectangle('Position',[968.75 -1000 31.25 31.25], 'FaceColor',[0 0 0]);
X=[933,875,812.5,781.25,750,750,625,562.5,500,437.5,375,312.5,250,187.5,125,62.5,62.5,62.5,62.5,62.5,62.5,62.5,62.5,62.5,62.5,62.5,66,66];
Y=[-933,-875,-812.5,-806.25,-781.25,-750,-625,-625,-612.5,-562.5,-500,-437.5,-437.5,-437.5,-500,-562.5,-593.75,-625,-656.25,-687.5,-718.75,-750,-781.25,-812.5,-843.75,-875,-933,-933];
hold on;
plot(X,Y,'r');
plot(X,Y,'bo');
legend('1505.76','Location','southoutside');
